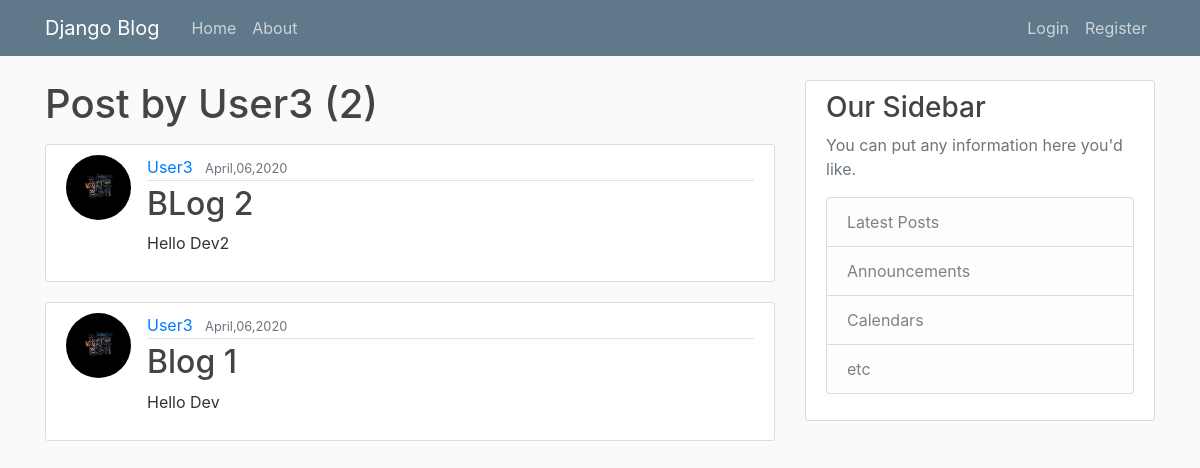
/user/User3, run on the app's committed database.
### blog/models.py (models this page shows, shortened)
class Post(models.Model):
    title= models.CharField(max_length=100)
    content= models.TextField()
    date_posted =models.DateTimeField(default=timezone.now)
    author = models.ForeignKey(User,on_delete=models.CASCADE)

### users/models.py (models this page shows, shortened)
class Profile(models.Model):
    user=models.OneToOneField(User,on_delete=models.CASCADE)
    image= models.ImageField(default='default.jpg',upload_to='profile_pics')

### blog/views.py (the view)
# urls.py: path('user/<str:username>', UserPostListView.as_view(), name='user-posts'),
class UserPostListView(ListView):
    model = Post
    template_name = 'blog/user_posts.html'  # <app>/<model>_<viewtype>.html
    context_object_name = 'posts'
    paginate_by = 3
    def get_queryset(self):
        user = get_object_or_404(User, username=self.kwargs.get('username'))
        return Post.objects.filter(author=user).order_by('-date_posted')

### blog/templates/blog/user_posts.html (shortened to what this page needs)
{% extends "blog/base.html"%}
{%block content%}
<h1 class="mb-3">Post by {{ view.kwargs.username}} ({{ page_obj.paginator.count }})</h1>
    {% for post in posts%}
        <article class="media content-section"  >
          <img  class="rounded-circle article-img" src="{{post.author.profile.image.url}}"  >
          <div class="media-body">
            <div class="article-metadata">
              <a class="mr-2" href="{% url 'user-posts' post.author.username %}">{{ post.author }}</a>
              <small class="text-muted">{{ post.date_posted | date:"F,d,Y"}}</small>
            </div>
            <h2><a class="article-title" href="{%url 'post-detail' post.id %}">{{ post.title }}</a></h2>
            <p class="article-content">{{ post.content }}</p>
          </div>
        </article>
    {% endfor %}
{% endblock content %}

### data on the page
Post: author.profile.image (picture), author "User3", date_posted "April,06,2020", title "BLog 2", content "Hello Dev2"
Post: author.profile.image (picture), author "User3", date_posted "April,06,2020", title "Blog 1", content "Hello Dev"

### other printed values
{{ view.kwargs.username }} "User3"
{{ page_obj.paginator.count }} "2"
